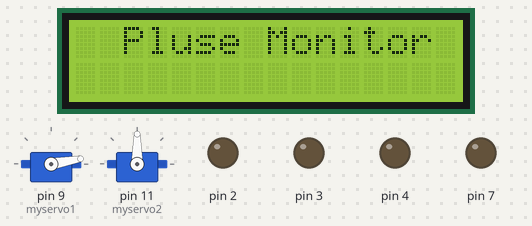
The sketch below on a simulated Arduino Uno, built with avr-gcc and run on an emulated ATmega328P. On the bench: 16×2 character LCD, 2 × servo, output pins drawn as LEDs (lit = HIGH).

Above: at 4.1 s.
At 6.2 s:
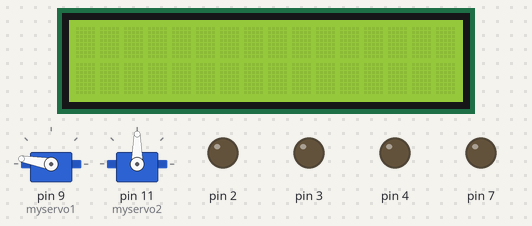
At 8.2 s:
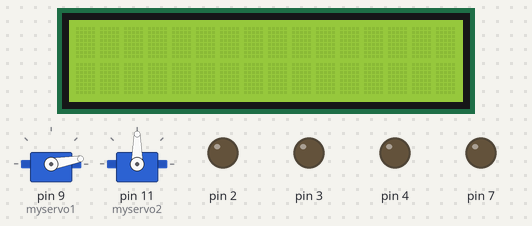
At 10.2 s:
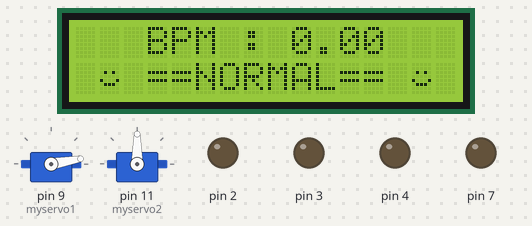
Timing chart, 0 to 40.0 s (numbered marks = the images above):
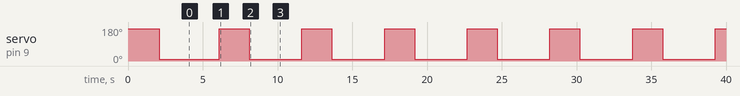

Measured:
- by itself, servo on pin 9 (myservo1): alternates 170° for 2.0 s and 10° for 3.5 s
- what the display in image 0 shows lasts 2.0 s, from 4.1 s to 6.1 s
- what the display in image 1 shows lasts 4.0 s, from 6.1 s to 10.1 s

The sketch:

pulheartOM.ino
```cpp
#include <Time.h>
#include <LiquidCrystal_I2C.h>
#include <Wire.h>
#include "MAX30100_PulseOximeter.h"
#include <Servo.h>

Servo myservo1;
Servo myservo2;
Servo myservo3;
Servo myservo4;

#define REPORTING_PERIOD_MS     1000

LiquidCrystal_I2C lcd(0x27, 16, 2);


byte smile[] = {
  B00000,
  B00000,
  B01010,
  B00000,
  B10001,
  B01110,
  B00000,
  B00000
};
byte mod[] = {
  B00000,
  B00000,
  B01010,
  B00000,
  B11111,
  B00000,
  B00000,
  B00000
};
byte sad[] = {
  B00000,
  B00000,
  B01010,
  B00000,
  B01110,
  B10001,
  B00000,
  B00000
};


int sensorPin = A0; // select the input pin for the potentiometer
float sensorValue = analogRead(sensorPin); // variable to store the value coming from the sensor
int count=9;
int starttime = 0;
int heartrate = 0;
boolean counted = false;

void setup() {
// declare the ledPin as an OUTPUT:
lcd.init();
  lcd.backlight();
  pinMode(1,OUTPUT);
 // pinMode(11,INPUT);
  pinMode(2,OUTPUT);
  pinMode(3,OUTPUT);
  pinMode(4,OUTPUT);
  pinMode(7,OUTPUT);

  myservo1.attach(9);
  myservo2.attach(11);
  lcd.createChar(1 , smile);
  lcd.createChar(2 , mod);
  lcd.createChar(3 , sad);

/* digitalWrite(1, HIGH);
 digitalWrite(2, HIGH);
 digitalWrite(3, HIGH);
 digitalWrite(4, HIGH);
 digitalWrite(7, HIGH);
 delay(700);
 digitalWrite(1, LOW);
 digitalWrite(2, LOW);
 digitalWrite(3, LOW);
 digitalWrite(4, LOW);
 digitalWrite(7, LOW);
*/
   myservo1.write(170);
    delay(2000);
   myservo1.write(10);
   delay(2000);
  lcd.setCursor(2, 0);
  lcd.print("Pluse Monitor");
  delay(2000);
  lcd.clear();
pinMode(sensorPin, INPUT);
Serial.begin(9600);
}

void loop() {
// read the value from the sensor:

/*digitalWrite(12, HIGH);
   lcd.setCursor(3 , 0);
    lcd.print("BPM : ");
    lcd.print(sensorValue);
    lcd.setCursor(0, 1);
     lcd.write(2);
    lcd.print(" ==NO VALUE== ");
    lcd.write(2);
    delay(500);
    digitalWrite(12,LOW);
    delay(1000);
    lcd.clear();
*/
lcd.clear();
 /*lcd.setCursor(0,0);
    lcd.print("Take long breathe");
    lcd.write(3);
    delay(1000);
    lcd.clear();
    delay(600);
    lcd.setCursor(0,0);
    lcd.print("take tablets by");
    delay(600);
    lcd.setCursor(2,1);
    lcd.print("DOCTOR DOOM");
    delay(4000);*/
myservo1.write(170);
    delay(2000);
   myservo1.write(10);
   delay(2000);

//sensorValue = analogRead(sensorPin);
if (70 < sensorValue <  550) // counting the pulse, and making sure I dont count
{ // each peak more than once

   digitalWrite(12, HIGH);
   lcd.setCursor(3 , 0);
    lcd.print("BPM : ");
    lcd.print(sensorValue);
    lcd.setCursor(1, 1);
     lcd.write(1);
    lcd.print(" ==NORMAL== ");
    lcd.write(1);
    delay(500);
    digitalWrite(12,LOW);
    delay(1000);
    lcd.clear();


}

 if (sensorValue > 570)
{

 //if (sensorValue > 570){}

  lcd.setCursor(0,0);
    lcd.print("Take long breathe");
    lcd.write(3);
    delay(1000);
    lcd.clear();
    delay(600);
    lcd.setCursor(0,0);
    lcd.print("take tablets by");
    delay(600);
    lcd.setCursor(2,1);
    lcd.print("DOCTOR DOOM");
    delay(4000);

 lcd.clear();
    lcd.setCursor(2 , 0);
    lcd.print("BPM : ");
    lcd.print(sensorValue);
     lcd.write(3);
     delay(1000);
}
}
```
